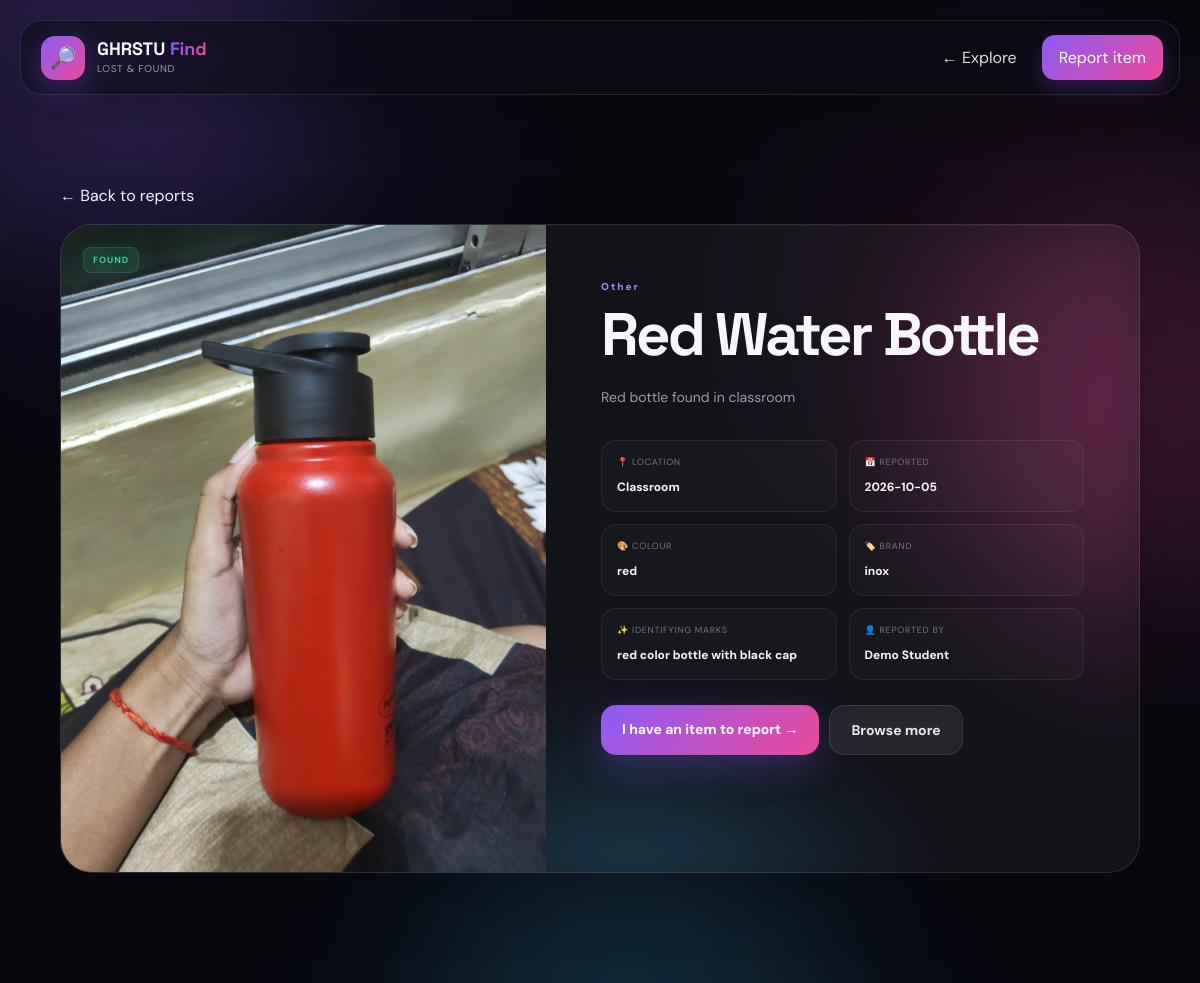
Page /item/1 on the committed database.
### tables this page shows
CREATE TABLE items (

            id INTEGER PRIMARY KEY AUTOINCREMENT,

            user_id INTEGER NOT NULL,

            item_type TEXT NOT NULL,

            item_name TEXT NOT NULL,

            category TEXT,

            description TEXT,

            color TEXT,

            brand TEXT,

            identifying_marks TEXT,

            location TEXT,

            date_reported TEXT,

            image_path TEXT,

            status TEXT DEFAULT 'active',

            created_at TIMESTAMP DEFAULT CURRENT_TIMESTAMP,

            FOREIGN KEY (user_id)
                REFERENCES users(id)

        );

CREATE TABLE users (

            id INTEGER PRIMARY KEY AUTOINCREMENT,

            name TEXT NOT NULL,

            email TEXT UNIQUE NOT NULL,

            password TEXT NOT NULL,

            college_id TEXT UNIQUE,

            role TEXT DEFAULT 'student',

            created_at TIMESTAMP DEFAULT CURRENT_TIMESTAMP

        );

### app.py (the view)
@app.route("/item/<int:item_id>")
def item_detail(item_id):
    connection = get_db_connection()
    item = connection.execute(
        """
        SELECT items.*, users.name AS reporter_name
        FROM items
        LEFT JOIN users ON users.id = items.user_id
        WHERE items.id = ?
        """,
        (item_id,),
    ).fetchone()
    connection.close()
    if not item:
        return render_template("item.html", item=None), 404
    return render_template("item.html", item=item)

### database.py (called while the page is built)
def get_db_connection():
    connection = sqlite3.connect(DATABASE)
    connection.row_factory = sqlite3.Row
    return connection

### templates/item.html
<!DOCTYPE html>
<html lang="en"><head><meta charset="UTF-8"><meta name="viewport" content="width=device-width, initial-scale=1.0">
<title>{{ item['item_name'] if item else 'Report not found' }} | GHRSTU Find</title><link rel="stylesheet" href="{{ url_for('static', filename='css/style.css') }}"></head>
<body><div class="background"><div class="orb orb-1"></div><div class="orb orb-2"></div><div class="orb orb-3"></div></div>
<header class="navbar"><a class="logo" href="{{ url_for('home') }}"><div class="logo-icon">🔎</div><div class="logo-text"><h2>GHRSTU <span>Find</span></h2><p>Lost & Found</p></div></a><div class="nav-actions"><a class="login-btn" href="{{ url_for('explore') }}">← Explore</a><a class="signup-btn" href="{{ url_for('report_item') }}">Report item</a></div></header>
<main class="detail-page">{% if item %}<a class="back-link" href="{{ url_for('explore') }}">← Back to reports</a><div class="detail-card">
<div class="detail-media">{% if item['image_path'] %}<img src="{{ url_for('uploaded_file', filename=item['image_path']) }}" alt="{{ item['item_name'] }}">{% else %}<span>{{ '📦' if item['item_type']=='found' else '🔍' }}</span>{% endif %}<span class="status {{ 'lost' if item['item_type']=='lost' else '' }}">{{ item['item_type']|upper }}</span></div>
<div class="detail-content"><div class="page-kicker">{{ item['category'] or 'CAMPUS ITEM' }}</div><h1>{{ item['item_name'] }}</h1><p class="detail-description">{{ item['description'] }}</p>
<div class="detail-grid"><div><span>📍 Location</span><strong>{{ item['location'] }}</strong></div><div><span>📅 Reported</span><strong>{{ item['date_reported'] or '—' }}</strong></div><div><span>🎨 Colour</span><strong>{{ item['color'] or 'Not specified' }}</strong></div><div><span>🏷️ Brand</span><strong>{{ item['brand'] or 'Not specified' }}</strong></div><div><span>✨ Identifying marks</span><strong>{{ item['identifying_marks'] or 'Not specified' }}</strong></div><div><span>👤 Reported by</span><strong>{{ item['reporter_name'] or 'GHRSTU community' }}</strong></div></div>
<div class="detail-actions"><a class="primary-btn" href="{{ url_for('report_item') }}">I have an item to report →</a><a class="secondary-btn" href="{{ url_for('explore') }}">Browse more</a></div></div></div>{% else %}<div class="empty-state"><div>404</div><h3>Report not found</h3><p>This report may have been removed.</p><a class="primary-btn" href="{{ url_for('explore') }}">Back to reports</a></div>{% endif %}</main></body></html>

### rows in the picture
items: image_path (picture), item_type "FOUND", category "Other", item_name "Red Water Bottle", description "Red bottle found in classroom", location "Classroom", date_reported "2026-10-05", color "red", brand "inox", identifying_marks "red color bottle with black cap"
users: name "Demo Student"
